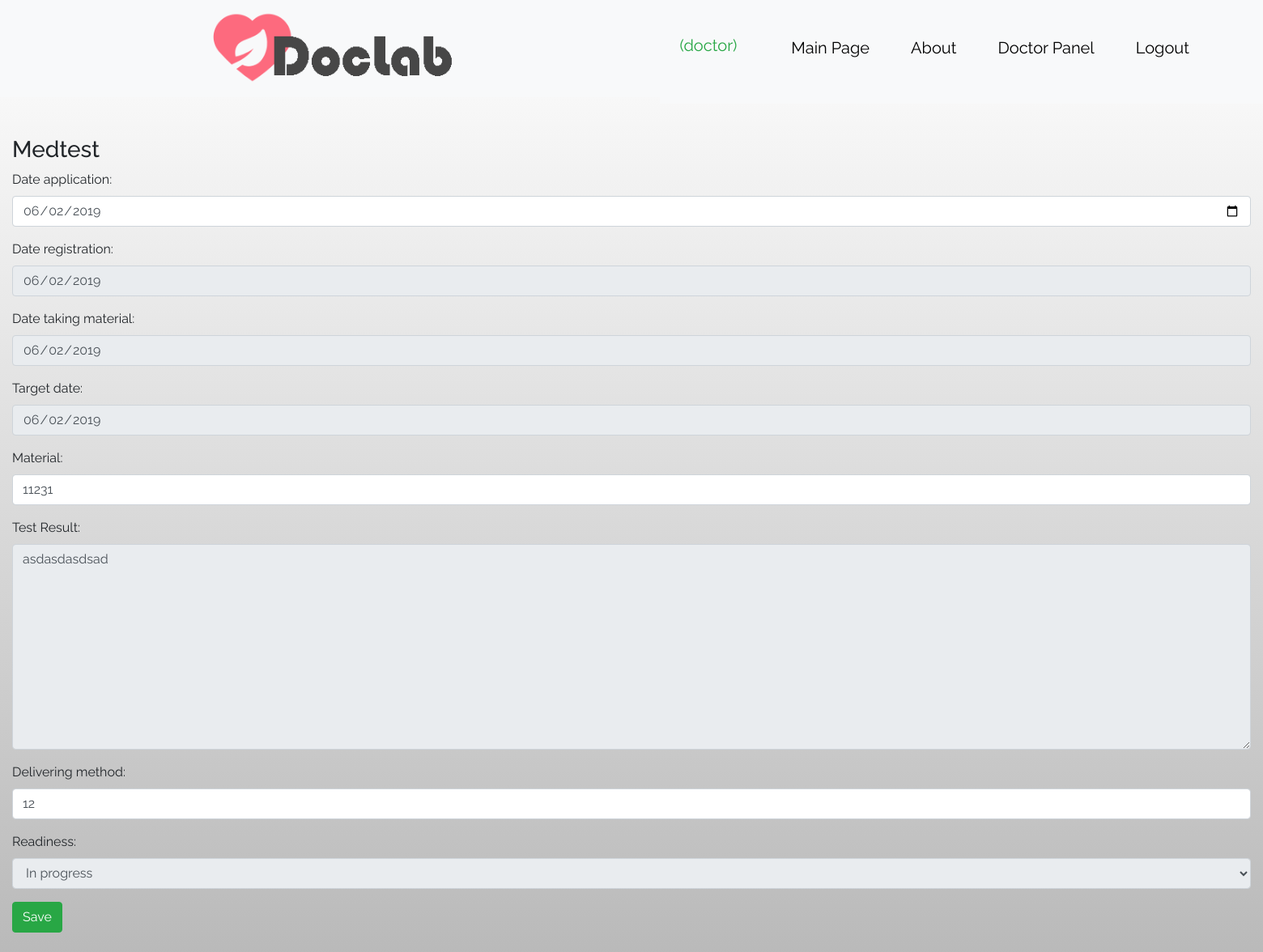
Page /lab/4 (signed in, upper part) on the earlier database version.
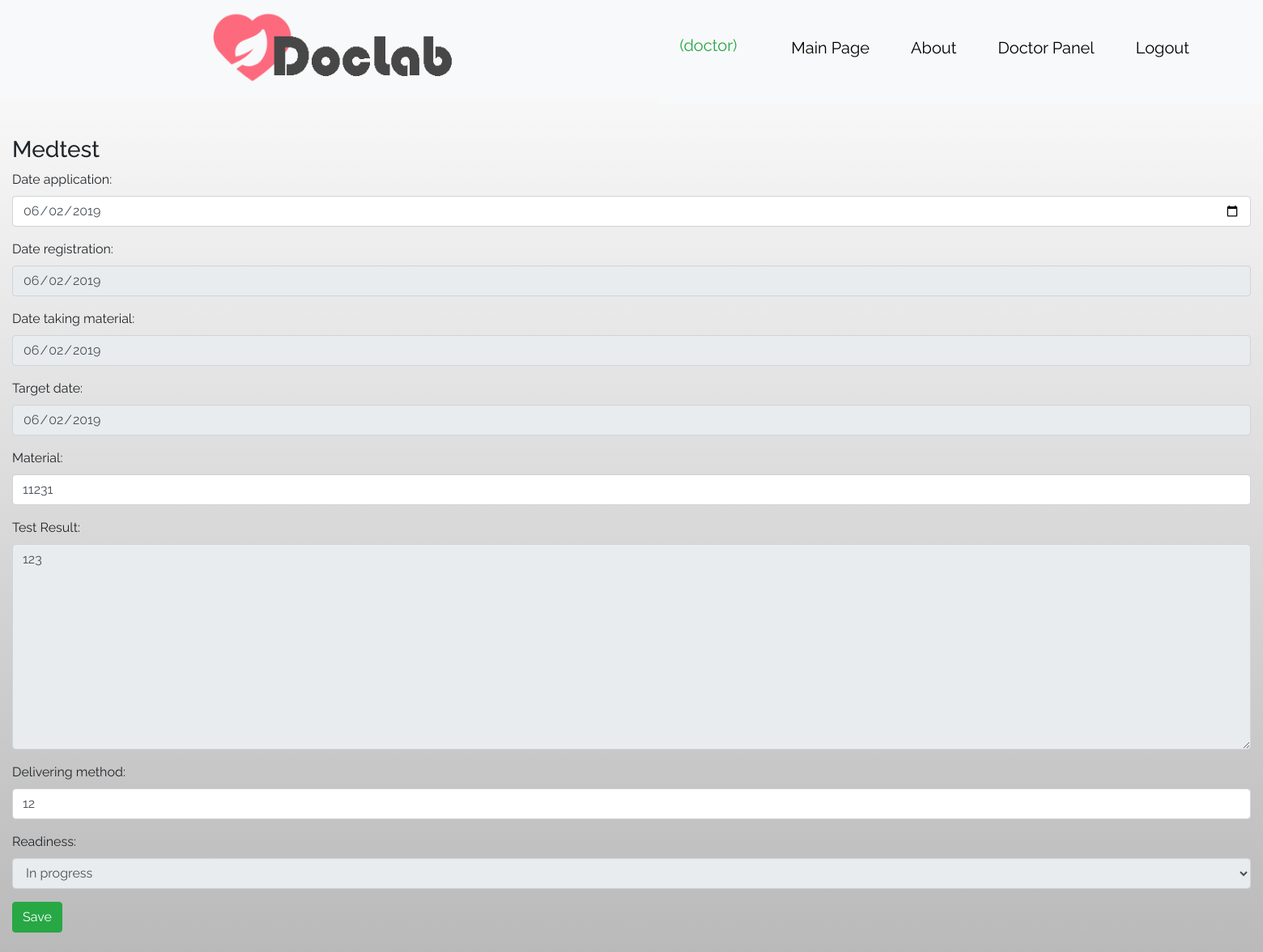
Same page on the later database version.
### doctor/models.py (models this page shows, shortened)
class MedicalTests(models.Model):
    READINESS = (
        (0, 'In progress'),
        (1, 'Ready')
    )
    date_application = models.DateField(default=timezone.now)
    date_registration = models.DateField(default=timezone.now)
    date_taking_material = models.DateField(default=timezone.now)
    target_date = models.DateField(default=timezone.now)
    material = models.CharField(max_length=45)
    diagnosis = models.CharField(max_length=45)
    delivering_method = models.CharField(max_length=25)
    readiness = models.BooleanField(choices=READINESS, default=0)
    patient_id = models.ForeignKey(Patient, on_delete=models.CASCADE)
    doctor_id = models.ForeignKey(Doctor, on_delete=models.SET_NULL, null=True)

### doctor/views.py (the view)
# urls.py: path('<int:pk>', medtests_update_form_view, name='medtests_update'),
def medtests_update_form_view(request, pk):
    med = MedicalTests.objects.get(pk=pk)
    form = MedicalTestsForm(instance=med, request=request)
    if request.method == 'POST':
        form = MedicalTestsForm(request.POST, instance=med, request=request)
        if form.is_valid():
            form.save()
    context = {'form': form}
    if form.is_valid():
        data = form.save()
        return HttpResponseRedirect(reverse('doctor:medtest_details',
                                            kwargs={'pk': data.patient_id.pk,
                                                    'medpk': data.pk}))
    return render(request, 'doctor/forms/medtest_form.html', context)

### doctor/templates/doctor/forms/medtest_form.html (shortened to what this page needs)
{% extends 'extends/base.html' %}
{% block content %}
    <div class="container-fluid">
        <h3>Medtest</h3>
        <form method="post">
            {{ form.as_p }}
            <input type="submit" class="btn btn-success" value="Save"/>
        </form>
    </div>
{% endblock %}

Differences in the rows shown:
changed MedicalTests "In progress": diagnosis "asdasdasdsad" → "123"
